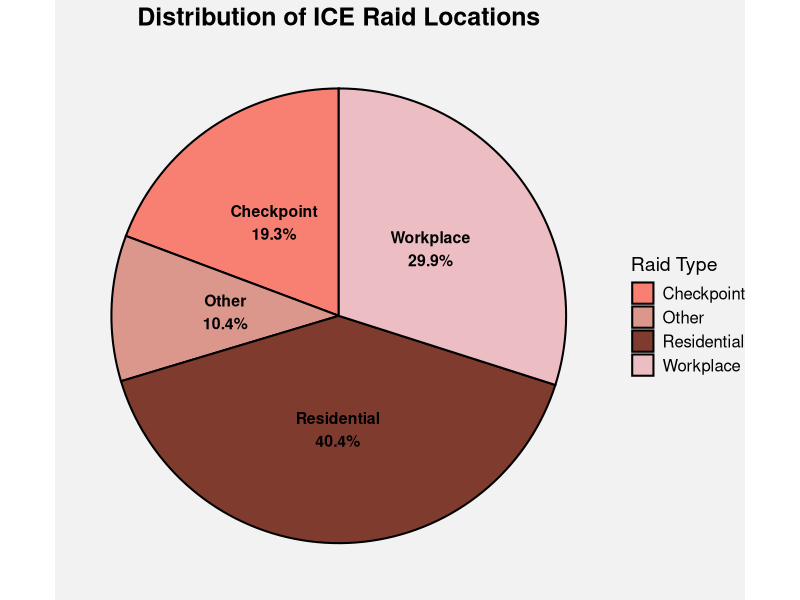
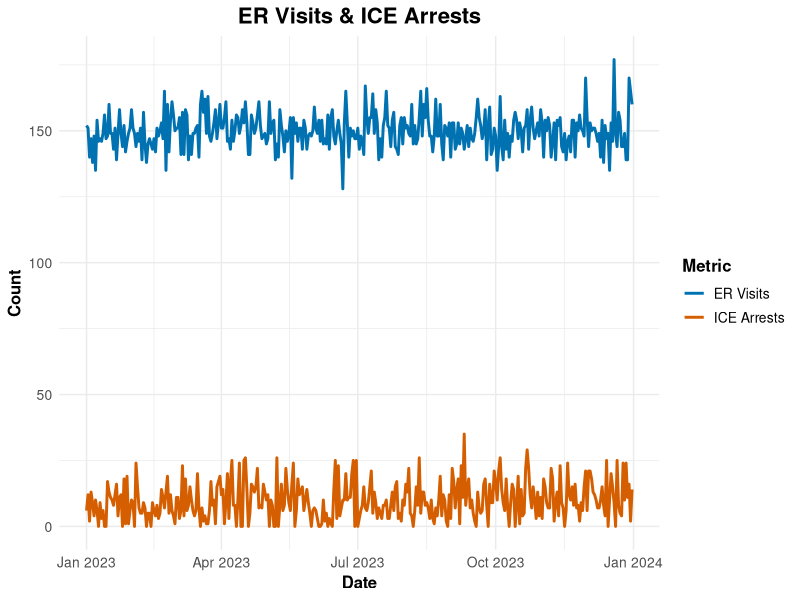
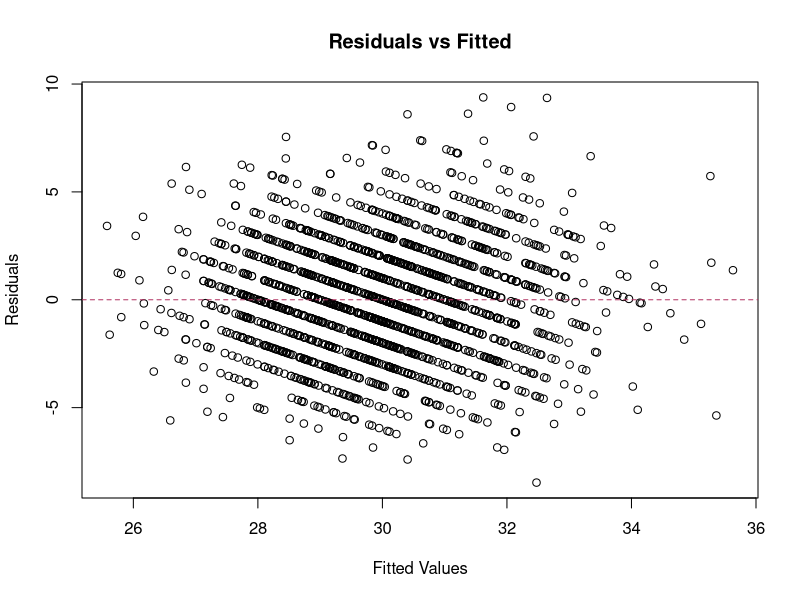
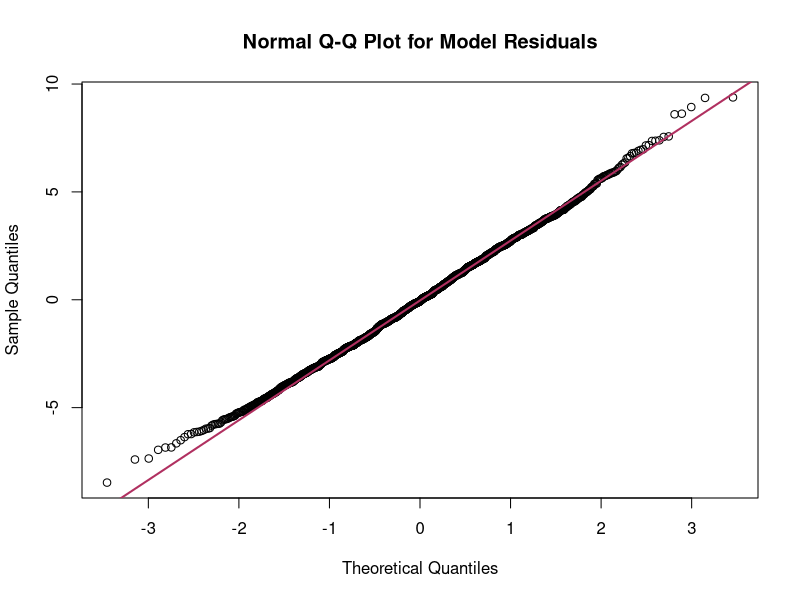
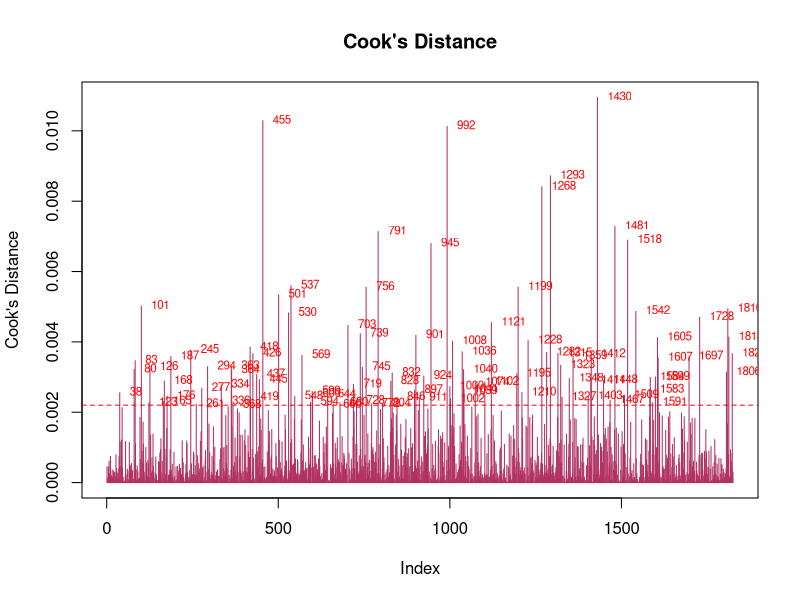

R code for these plots, in order:
## ---- chunk 1
knitr::opts_chunk$set(echo = TRUE)
## ---- chunk 2
library(readxl)
library(dplyr)
library(ggplot2)
library(lmtest)
library(car)
library(MASS)
library(glmnet)

ice_raids <- read_excel("ice_raids.xlsx")
peds_visits <- read_excel("pediatric_visits.xlsx")
merged_data = left_join(ice_raids, peds_visits, by=c('city', 'date'))

head(merged_data)
## ---- chunk 3
raid_counts <-merged_data %>%
  group_by(raid_type) %>%
  summarize(count = n()) %>%
  mutate(percentage = count / sum(count) * 100,label = paste0(raid_type, "\n", round(percentage, 1), "%"))

custom_colors <-c("Workplace"= "#ECBDC2","Residential"="#803B2F","Checkpoint"= "#F78072", "Other"="#DC978D")

ggplot(raid_counts, aes(x = "", y = count, fill = raid_type)) +
  geom_bar(width = 1, stat = "identity", color = "black", size = 0.7) +
  coord_polar(theta = "y", start = 0) +
  geom_text(aes(label = label),
            position = position_stack(vjust = 0.5),
            color = "black", size = 4, fontface = "bold") +
  labs(title = "Distribution of ICE Raid Locations", fill = "Raid Type") +
  scale_fill_manual(values = custom_colors) +
  theme_void() +
  theme(
    plot.title = element_text(color = "black", face = "bold", size = 18, hjust = 0.5),
    legend.title = element_text(color = "black", size = 14),
    legend.text = element_text(color = "black", size = 12),
    panel.background = element_rect(fill = "grey95", color = NA),
    plot.background = element_rect(fill = "grey95", color = NA),
    legend.position = "right"
  )
## ---- chunk 4
ggplot() +
  # First layer: ER Visits
  geom_line(data = merged_data, 
            aes(x = date, y = er_visits, color = "ER Visits"), 
            stat = "summary", fun = sum, size = 1) +
  # Second layer: ICE Arrests (note: using arrests_made)
  geom_line(data = merged_data, 
            aes(x = date, y = arrests_made, color = "ICE Arrests"), 
            stat = "summary", fun = sum, size = 1) +
  labs(title = "ER Visits & ICE Arrests",
       x = "Date", 
       y = "Count",
       color = "Metric") +
  scale_color_manual(values = c("ER Visits" = "#0072B2", "ICE Arrests" = "#D55E00")) +
  theme_minimal() +
  theme(plot.title = element_text(hjust = 0.5, face = "bold", size = 16),
        axis.title = element_text(face = "bold", size = 12),
        axis.text = element_text(size = 10),
        legend.title = element_text(face = "bold", size = 12),
        legend.text = element_text(size = 10))

## ---- chunk 5
#partioning the data into a training and testing sets 
set.seed(42)
n <- nrow(merged_data)
train_indices <-sample(1:n, size = 0.8 * n, replace = FALSE)
train_data <- merged_data[train_indices, ]
test_data <- merged_data[-train_indices, ]
## ---- chunk 6
# fitting a linear regression model
model <- lm(er_visits ~ num_raids + arrests_made+respiratory_cases + mental_health_cases+ uninsured_patients, data=merged_data)
summary(model)
## ---- chunk 7
formula <- er_visits ~ num_raids + arrests_made + uninsured_patients + respiratory_cases + mental_health_cases
## ---- chunk 8
X <- model.matrix(formula, merged_data)[,-1]
y <- merged_data$er_visits
## ---- chunk 9
lasso_model <- cv.glmnet(X, y, alpha=1)
lasso_coefs <- coef(lasso_model, s = "lambda.min")
lasso_coefs

## ---- chunk 10
ridge_model <- cv.glmnet(X, y, alpha=0)
ridge_coefs <- coef(ridge_model, s = "lambda.min")
print(ridge_coefs)
## ---- chunk 11
residuals <- resid(model)
fitted <- fitted(model)

#residuals vs fitted plot
plot(fitted,residuals, main="Residuals vs Fitted", xlab="Fitted Values", ylab="Residuals")
abline(h=0,col="maroon",lty=2)
## ---- chunk 12
# Q-Q Plot for Residuals
qqnorm(residuals(model), main = "Normal Q-Q Plot for Model Residuals")
qqline(residuals(model), col = "maroon", lwd = 2)

## ---- chunk 13
# Cook's Distance Plot to identify influential observations
cooksd <- cooks.distance(model)
plot(cooksd, type = "h", main = "Cook's Distance", ylab = "Cook's Distance", col = "maroon")
abline(h = 4/(nrow(merged_data)-length(model$coefficients)-2), col = "red", lty = 2)
text(x = 1:length(cooksd), y = cooksd, labels = ifelse(cooksd > 4/(nrow(merged_data)-length(model$coefficients)-2), names(cooksd), ""), pos = 4, col = "red", cex = 0.7)

## ---- chunk 14
set.seed(123)
model <- lm(er_visits ~ num_raids + arrests_made + respiratory_cases + mental_health_cases + uninsured_patients, data = merged_data)

predictions <- predict(model, newdata = test_data)
rmse <- sqrt(mean((test_data$er_visits - predictions)^2))
print(paste("Test RMSE:", round(rmse, 2)))

## ---- chunk 15
# Fit the full model
full_model <- lm(er_visits ~ num_raids + arrests_made + respiratory_cases + mental_health_cases + uninsured_patients, data = merged_data)

# Perform stepwise selection
step_model <- stepAIC(full_model, direction = "both", trace = FALSE)
summary(step_model)

## ---- chunk 16
# Simulate random assignment of a treatment indicator (0 = No, 1 = Yes)
set.seed(42)
merged_data <- merged_data %>%
  mutate(random_treatment = sample(c(0, 1), n(), replace = TRUE))

# Check the distribution of the randomized treatment
table(merged_data$random_treatment)
## ---- chunk 17
# Fit a linear model with the randomized treatment variable
random_model <- lm(er_visits ~ random_treatment + num_raids + arrests_made + respiratory_cases + mental_health_cases + uninsured_patients, data = merged_data)
summary(random_model)

